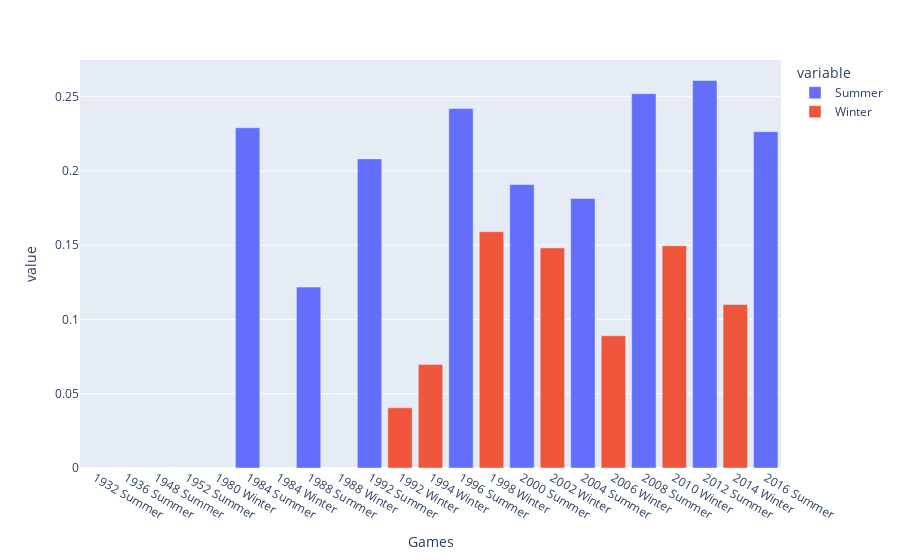

The notebook cell this image was saved under:
### Markdown cell above
### Medals per participant each OS by season

### Code cell
df = df_china.proportion_plot("Games", "Medal", "ID", grouping = "Season")
fig = px.bar(df.df, x = "Games", y = ["Summer", "Winter"])
fig.show()

### Figure 1 — Plotly figure (JSON) as saved in the notebook; plotly's stock layout.template omitted (floating-point values rounded to 4 significant figures)
{"data": [{"alignmentgroup": "True", "hovertemplate": "variable=Summer<br>Games=%{x}<br>value=%{y}<extra></extra>", "legendgroup": "Summer", "marker": {"color": "#636efa", "pattern": {"shape": ""}}, "name": "Summer", "offsetgroup": "Summer", "orientation": "v", "showlegend": true, "textposition": "auto", "type": "bar", "x": ["1932 Summer", "1936 Summer", "1948 Summer", "1952 Summer", "1980 Winter", "1984 Summer", "1984 Winter", "1988 Summer", "1988 Winter", "1992 Summer", "1992 Winter", "1994 Winter", "1996 Summer", "1998 Winter", "2000 Summer", "2002 Winter", "2004 Summer", "2006 Winter", "2008 Summer", "2010 Winter", "2012 Summer", "2014 Winter", "2016 Summer"], "xaxis": "x", "y": [0, 0, 0, 0, null, 0.2291, null, 0.1218, null, 0.2081, null, null, 0.242, null, 0.1908, null, 0.1815, null, 0.2521, null, 0.261, null, 0.2265], "yaxis": "y"}, {"alignmentgroup": "True", "hovertemplate": "variable=Winter<br>Games=%{x}<br>value=%{y}<extra></extra>", "legendgroup": "Winter", "marker": {"color": "#EF553B", "pattern": {"shape": ""}}, "name": "Winter", "offsetgroup": "Winter", "orientation": "v", "showlegend": true, "textposition": "auto", "type": "bar", "x": ["1932 Summer", "1936 Summer", "1948 Summer", "1952 Summer", "1980 Winter", "1984 Summer", "1984 Winter", "1988 Summer", "1988 Winter", "1992 Summer", "1992 Winter", "1994 Winter", "1996 Summer", "1998 Winter", "2000 Summer", "2002 Winter", "2004 Summer", "2006 Winter", "2008 Summer", "2010 Winter", "2012 Summer", "2014 Winter", "2016 Summer"], "xaxis": "x", "y": [null, null, null, null, 0, null, 0, null, 0, null, 0.04054, 0.06977, null, 0.1591, null, 0.1481, null, 0.08904, null, 0.1496, null, 0.1101, null], "yaxis": "y"}], "layout": {"barmode": "relative", "legend": {"title": {"text": "variable"}, "tracegroupgap": 0}, "margin": {"t": 60}, "xaxis": {"anchor": "y", "domain": [0, 1], "title": {"text": "Games"}}, "yaxis": {"anchor": "x", "domain": [0, 1], "title": {"text": "value"}}}}
